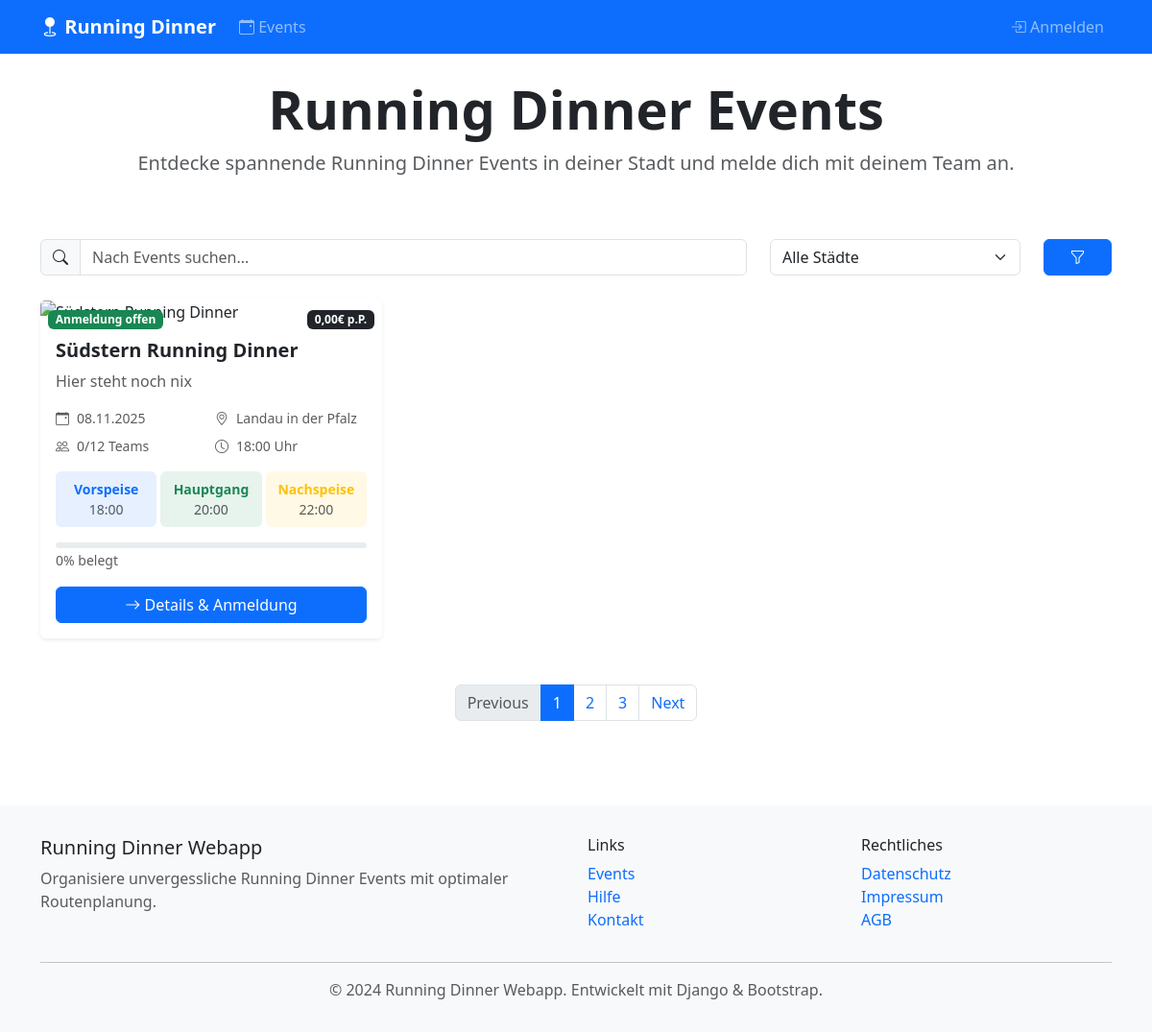
The app's page /api/events/ with its own data.
### events/models.py (models this page shows, shortened)
class Event(models.Model):
    STATUS_CHOICES = [
        ('planning', _('Planung')),
        ('registration_open', _('Anmeldung geöffnet')),
        ('registration_closed', _('Anmeldung geschlossen')),
        ('optimization_running', _('Optimierung läuft')),
        ('optimized', _('Optimiert')),
        ('in_progress', _('Läuft')),
        ('completed', _('Abgeschlossen')),
        ('cancelled', _('Abgesagt')),
    ]
    name = models.CharField(
        _('Event-Name'),
        max_length=200
    )
    description = models.TextField(
        _('Beschreibung'),
        help_text=_('Detaillierte Beschreibung des Events')
    )
    organizer = models.ForeignKey(
        'accounts.CustomUser',
        on_delete=models.CASCADE,
        related_name='organized_events',
        verbose_name=_('Haupt-Organisator')
    )
    organizers = models.ManyToManyField(
        'accounts.CustomUser',
        through='EventOrganizer',
        through_fields=('event', 'user'),
        related_name='co_organized_events',
        verbose_name=_('Alle Organisatoren'),
        blank=True
    )
    event_date = models.DateField(
        _('Event-Datum')
    )
    registration_start = models.DateTimeField(
        _('Anmeldung startet')
    )
    registration_deadline = models.DateTimeField(
        _('Anmeldeschluss')
    )
    appetizer_time = models.TimeField(
        _('Vorspeise Zeit'),
        default='18:00'
    )
    main_course_time = models.TimeField(
        _('Hauptgang Zeit'),
        default='20:00'
    )
    dessert_time = models.TimeField(
        _('Nachspeise Zeit'),
        default='22:00'
    )
    max_teams = models.PositiveIntegerField(
        _('Maximale Team-Anzahl'),
        validators=[MinValueValidator(3)],
        help_text=_('Mindestens 3 Teams erforderlich')
    )
    team_size = models.PositiveIntegerField(
        _('Team-Größe'),
        default=2,
        validators=[MinValueValidator(1), MaxValueValidator(6)]
    )
    groups_per_course = models.PositiveIntegerField(
        _('Teams pro Kurs'),
        default=3,
        validators=[MinValueValidator(2), MaxValueValidator(6)],
        help_text=_('Anzahl Teams die zusammen an einem Kurs teilnehmen')
    )
    price_per_person = models.DecimalField(
        _('Preis pro Person'),
        max_digits=6,
        decimal_places=2,
        default=Decimal('25.00'),
        validators=[MinValueValidator(Decimal('0.00'))]
    )
    city = models.CharField(
        _('Stadt'),
        max_length=100
    )
    max_distance_km = models.DecimalField(
        _('Maximale Entfernung (km)'),
        max_digits=5,
        decimal_places=2,
        default=Decimal('10.00'),
        help_text=_('Maximale Entfernung zwischen Kursen')
    )
    status = models.CharField(
        _('Status'),
        max_length=20,
        choices=STATUS_CHOICES,
        default='planning'
    )
    is_public = models.BooleanField(
        _('Öffentlich'),
        default=True,
        help_text=_('Soll das Event öffentlich sichtbar sein?')
    )
    created_at = models.DateTimeField(auto_now_add=True)
    updated_at = models.DateTimeField(auto_now=True)
    class Meta:
        verbose_name = _('Event')
        verbose_name_plural = _('Events')
        ordering = ['-event_date']

### events/views.py (the view)
# urls.py: path('', views.event_list, name='event_list'),
def event_list(request):
    events = Event.objects.filter(is_public=True).order_by('-event_date')
    city_filter = request.GET.get('city')
    search_query = request.GET.get('search')
    if city_filter:
        events = events.filter(city__iexact=city_filter)
    if search_query:
        events = events.filter(
            Q(name__icontains=search_query) |
            Q(description__icontains=search_query) |
            Q(city__icontains=search_query)
        )
    available_cities = Event.objects.filter(is_public=True).values_list(
        'city', flat=True).distinct().order_by('city')
    context = {
        'events': events,
        'available_cities': available_cities,
        'current_city_filter': city_filter,
        'current_search': search_query,
    }
    return render(request, 'events/event_list.html', context)

### templates/events/event_list.html (shortened to what this page needs)
{% extends 'base.html' %}
{% block content %}
<div class="container py-4">
    <div class="row mb-5">
        <div class="col-12">
            <div class="text-center">
                <h1 class="display-4 fw-bold">Running Dinner Events</h1>
                <p class="lead text-muted">
                    Entdecke spannende Running Dinner Events in deiner Stadt und melde dich mit deinem Team an.
                </p>
            </div>
        </div>
    </div>
    <form method="get" action="{% url 'events:event_list' %}">
        <div class="row mb-4">
            <div class="col-md-8">
                <div class="input-group">
                    <span class="input-group-text">
                        <i class="bi bi-search"></i>
                    </span>
                    <input type="text" class="form-control" name="search"
                           placeholder="Nach Events suchen..." value="{{ current_search|default:'' }}">
                </div>
            </div>
            <div class="col-md-3">
                <select class="form-select" name="city">
                    <option value="">Alle Städte</option>
                </select>
            </div>
            <div class="col-md-1">
                <button type="submit" class="btn btn-primary w-100">
                    <i class="bi bi-funnel"></i>
                </button>
            </div>
        </div>
    </form>
    {% if events %}
    <div class="row g-4">
        {% for event in events %}
        <div class="col-lg-6 col-xl-4">
            <div class="card h-100 border-0 shadow-sm event-card">
                <div class="position-relative">
                    <div class="position-absolute top-0 start-0 m-2">
                        {% if event.status == 'registration_open' %}
                        <span class="badge bg-success">Anmeldung offen</span>
                        {% elif event.status == 'registration_closed' %}
                        <span class="badge bg-warning">Anmeldung geschlossen</span>
                        {% elif event.status == 'in_progress' %}
                        <span class="badge bg-primary">Läuft</span>
                        {% elif event.status == 'completed' %}
                        <span class="badge bg-secondary">Abgeschlossen</span>
                        {% else %}
                        <span class="badge bg-info">{{ event.get_status_display }}</span>
                        {% endif %}
                    </div>
                    <div class="position-absolute top-0 end-0 m-2">
                        <span class="badge bg-dark">{{ event.price_per_person }}€ p.P.</span>
                    </div>
                </div>
                <div class="card-body d-flex flex-column">
                    <div class="mb-3">
                        <h5 class="card-title fw-bold">{{ event.name }}</h5>
                        <p class="card-text text-muted">{{ event.description|truncatechars:100 }}</p>
                    </div>
                    <div class="mb-3 flex-grow-1">
                        <div class="row g-2 small">
                            <div class="col-6">
                                <div class="d-flex align-items-center text-muted">
                                    <i class="bi bi-calendar-event me-2"></i>
                                    <span>{{ event.event_date|date:"d.m.Y" }}</span>
                                </div>
                            </div>
                            <div class="col-6">
                                <div class="d-flex align-items-center text-muted">
                                    <i class="bi bi-geo-alt me-2"></i>
                                    <span>{{ event.city }}</span>
                                </div>
                            </div>
                            <div class="col-6">
                                <div class="d-flex align-items-center text-muted">
                                    <i class="bi bi-people me-2"></i>
                                    <span>{{ event.team_registrations.count }}/{{ event.max_teams }} Teams</span>
                                </div>
                            </div>
                            <div class="col-6">
                                <div class="d-flex align-items-center text-muted">
                                    <i class="bi bi-clock me-2"></i>
                                    <span>{{ event.appetizer_time|time:"H:i" }} Uhr</span>
                                </div>
                            </div>
                        </div>
                    </div>
                    <div class="mb-3">
                        <div class="row g-1 small">
                            <div class="col-4 text-center">
                                <div class="bg-primary bg-opacity-10 rounded p-2">
                                    <div class="fw-bold text-primary">Vorspeise</div>
                                    <div class="text-muted">{{ event.appetizer_time|time:"H:i" }}</div>
                                </div>
                            </div>
                            <div class="col-4 text-center">
                                <div class="bg-success bg-opacity-10 rounded p-2">
                                    <div class="fw-bold text-success">Hauptgang</div>
                                    <div class="text-muted">{{ event.main_course_time|time:"H:i" }}</div>
                                </div>
                            </div>
                            <div class="col-4 text-center">
                                <div class="bg-warning bg-opacity-10 rounded p-2">
                                    <div class="fw-bold text-warning">Nachspeise</div>
                                    <div class="text-muted">{{ event.dessert_time|time:"H:i" }}</div>
                                </div>
                            </div>
                        </div>
                    </div>
                    {% if event.max_teams > 0 %}
                    <div class="mb-3">
                        {% widthratio event.team_registrations.count event.max_teams 100 as progress_percentage %}
                        <div class="progress" style="height: 6px;">
                        </div>
                        <small class="text-muted">{{ progress_percentage }}% belegt</small>
                    </div>
                    {% endif %}
                    <div class="mt-auto">
                        <a href="{% url 'events:event_detail' event_id=event.id %}" class="btn btn-primary w-100">
                            <i class="bi bi-arrow-right"></i> Details & Anmeldung
                        </a>
                    </div>
                </div>
            </div>
        </div>
        {% endfor %}
    </div>
    <nav aria-label="Page navigation" class="mt-5">
        <ul class="pagination justify-content-center">
            <li class="page-item disabled">
                <a class="page-link" href="#" tabindex="-1">Previous</a>
            </li>
            <li class="page-item active"><a class="page-link" href="#">1</a></li>
            <li class="page-item"><a class="page-link" href="#">2</a></li>
            <li class="page-item"><a class="page-link" href="#">3</a></li>
            <li class="page-item">
                <a class="page-link" href="#">Next</a>
            </li>
        </ul>
    </nav>
    {% endif %}
</div>
{% endblock %}

### templates/base.html (shortened to what this page needs)
<!DOCTYPE html>
<html lang="de">
<head>
    <link href="https://cdn.jsdelivr.net/npm/bootstrap@5.3.0/dist/css/bootstrap.min.css" rel="stylesheet">
    <link href="https://cdn.jsdelivr.net/npm/bootstrap-icons@1.11.0/font/bootstrap-icons.css" rel="stylesheet">
</head>
<body>
    <nav class="navbar navbar-expand-lg navbar-dark bg-primary">
        <div class="container">
            <a class="navbar-brand" href="/">
                <i class="bi bi-geo-fill"></i>
                Running Dinner
            </a>
            <div class="collapse navbar-collapse" id="navbarNav">
                <ul class="navbar-nav me-auto">
                    <li class="nav-item">
                        <a class="nav-link" href="{% url 'events:event_list' %}">
                            <i class="bi bi-calendar-event"></i> Events
                        </a>
                    </li>
                </ul>
                <ul class="navbar-nav">
                    {% if user.is_authenticated %}
                    <li class="nav-item dropdown">
                        <a class="nav-link dropdown-toggle" href="#" id="navbarDropdown" role="button" data-bs-toggle="dropdown">
                            <i class="bi bi-person-circle"></i> {{ user.first_name|default:user.username }}
                        </a>
                        <ul class="dropdown-menu">
                            <li><a class="dropdown-item" href="{% url 'accounts:dashboard' %}">
                                <i class="bi bi-speedometer2"></i> Dashboard
                            </a></li>
                            <li><a class="dropdown-item" href="{% url 'accounts:edit_profile' %}">
                                <i class="bi bi-person"></i> Profil
                            </a></li>
                            <li><hr class="dropdown-divider"></li>
                            <li><h6 class="dropdown-header">Event-Organisation</h6></li>
                            <li><a class="dropdown-item" href="{% url 'events:organizer_dashboard' %}">
                                <i class="bi bi-calendar-check"></i> Meine Events
                            </a></li>
                            <li><a class="dropdown-item" href="{% url 'events:create_event' %}">
                                <i class="bi bi-plus-circle"></i> Event erstellen
                            </a></li>
                            <li><hr class="dropdown-divider"></li>
                            <li><a class="dropdown-item" href="{% url 'admin:logout' %}">
                                <i class="bi bi-box-arrow-right"></i> Abmelden
                            </a></li>
                        </ul>
                    </li>
                    {% else %}
                    <li class="nav-item">
                        <a class="nav-link" href="{% url 'admin:login' %}">
                            <i class="bi bi-box-arrow-in-right"></i> Anmelden
                        </a>
                    </li>
                    {% endif %}
                </ul>
            </div>
        </div>
    </nav>
    <main>
        {% block content %}{% endblock %}
    </main>
    <footer class="footer mt-5">
        <div class="container">
            <div class="row">
                <div class="col-md-6">
                    <h5>Running Dinner Webapp</h5>
                    <p class="text-muted">
                        Organisiere unvergessliche Running Dinner Events mit optimaler Routenplanung.
                    </p>
                </div>
                <div class="col-md-3">
                    <h6>Links</h6>
                    <ul class="list-unstyled">
                        <li><a href="{% url 'events:event_list' %}" class="text-decoration-none">Events</a></li>
                        <li><a href="#" class="text-decoration-none">Hilfe</a></li>
                        <li><a href="#" class="text-decoration-none">Kontakt</a></li>
                    </ul>
                </div>
                <div class="col-md-3">
                    <h6>Rechtliches</h6>
                    <ul class="list-unstyled">
                        <li><a href="#" class="text-decoration-none">Datenschutz</a></li>
                        <li><a href="#" class="text-decoration-none">Impressum</a></li>
                        <li><a href="#" class="text-decoration-none">AGB</a></li>
                    </ul>
                </div>
            </div>
            <hr>
            <div class="row">
                <div class="col-12 text-center">
                    <p class="text-muted mb-0">
                        &copy; 2024 Running Dinner Webapp. Entwickelt mit Django & Bootstrap.
                    </p>
                </div>
            </div>
        </div>
    </footer>
</body>
</html>

### records on screen
Event: shows "Anmeldung offen", price_per_person "0,00", name "Südstern Running Dinner", description "Hier steht noch nix", event_date "08.11.2025", city "Landau in der Pfalz", team_registrations.count "0", max_teams "12", appetizer_time "18:00", main_course_time "20:00", dessert_time "22:00", price_per_person "0"
